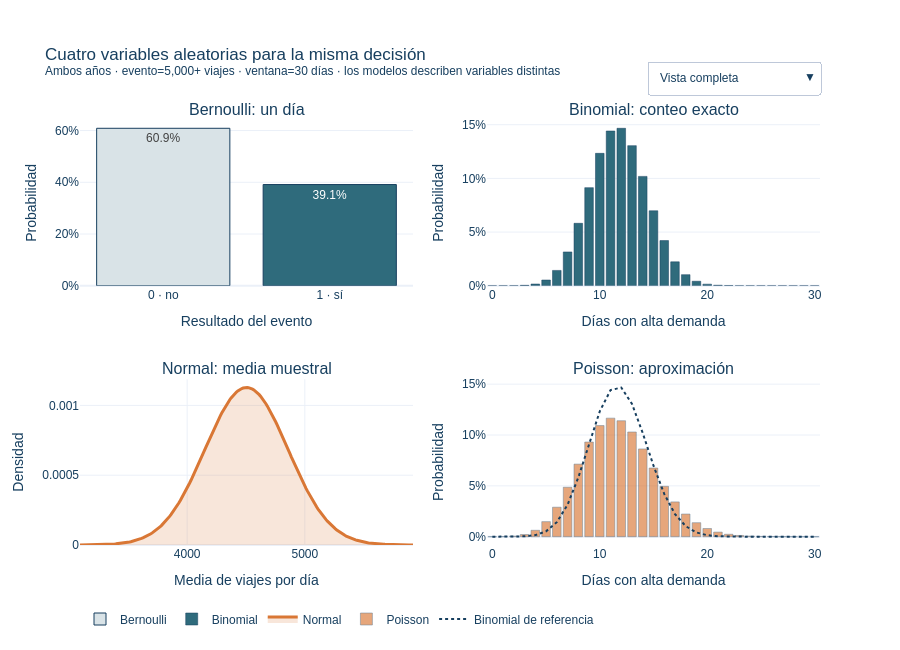

The code cell stored with this chart in its notebook:
### Code cell
# @title Explorar Variables aleatorias { display-mode: "form" }
assert len(parametros) == 4
k_bin, pmf_bin = binomial_values(n, p); k_poi, pmf_poi = poisson_values(n*p, n)
x_normal = np.linspace(media - 4*desviacion/np.sqrt(n), media + 4*desviacion/np.sqrt(n), 250)
y_normal = normal_pdf(x_normal, media, desviacion/np.sqrt(n))
fig = make_subplots(rows=2, cols=2, subplot_titles=("Bernoulli: un día", "Binomial: conteo exacto", "Normal: media muestral", "Poisson: aproximación"), vertical_spacing=.22)
fig.add_trace(go.Bar(x=[0, 1], y=[1-p, p], marker={"color": ["#D9E3E7", AZUL], "line": {"color": TINTA, "width": 1}}, text=[f"{1-p:.1%}", f"{p:.1%}"], textposition="auto", name="Bernoulli", hovertemplate="resultado=%{x}<br>P=%{y:.1%}<extra></extra>"), row=1, col=1)
fig.add_trace(go.Bar(x=k_bin, y=pmf_bin, marker={"color": AZUL, "line": {"color": TINTA, "width": .5}}, name="Binomial", hovertemplate="días=%{x}<br>P=%{y:.2%}<extra></extra>"), row=1, col=2)
fig.add_trace(go.Scatter(x=x_normal, y=y_normal, mode="lines", fill="tozeroy", line={"color": NARANJA, "width": 3}, fillcolor="rgba(217,119,53,.18)", name="Normal", hovertemplate="media=%{x:,.0f}<br>densidad=%{y:.5f}<extra></extra>"), row=2, col=1)
fig.add_trace(go.Bar(x=k_poi, y=pmf_poi, marker={"color": NARANJA, "line": {"color": TINTA, "width": .5}}, opacity=.65, name="Poisson", hovertemplate="días=%{x}<br>P=%{y:.2%}<extra></extra>"), row=2, col=2)
fig.add_trace(go.Scatter(x=k_bin, y=pmf_bin, mode="lines", line={"color": TINTA, "dash": "dot", "width": 2}, name="Binomial de referencia", hovertemplate="Binomial<br>días=%{x}<br>P=%{y:.2%}<extra></extra>"), row=2, col=2)
title = f"Cuatro variables aleatorias para la misma decisión<br><sup>{periodo} · evento={umbral:,}+ viajes · ventana={n} días · los modelos describen variables distintas</sup>"
buttons = [{"label": "Vista completa", "method": "update", "args": [{"opacity": [1, 1, 1, .65, 1]}, {"title.text": title}]}, {"label": "Resaltar exactas", "method": "update", "args": [{"opacity": [1, 1, .2, .2, .2]}, {"title.text": title.replace("Cuatro variables", "Bernoulli y binomial: variables exactas")}]}, {"label": "Resaltar aproximaciones", "method": "update", "args": [{"opacity": [.2, .2, 1, .8, 1]}, {"title.text": title.replace("Cuatro variables", "Normal y Poisson: aproximaciones") }]}]
fig.update_layout(template="plotly_white", height=650, title=title, legend={"orientation": "h", "y": -0.14}, margin={"t": 120, "b": 105}, font={"family": "Arial", "color": TINTA}, hoverlabel={"bgcolor": "#FFFFFF"}, updatemenus=[{"x": 1, "y": 1.14, "xanchor": "right", "buttons": buttons}])
fig.update_xaxes(title_text="Resultado del evento", tickmode="array", tickvals=[0, 1], ticktext=["0 · no", "1 · sí"], range=[-.5, 1.5], row=1, col=1); fig.update_yaxes(title_text="Probabilidad", tickformat=".0%", row=1, col=1)
fig.update_xaxes(title_text="Días con alta demanda", row=1, col=2); fig.update_yaxes(title_text="Probabilidad", tickformat=".0%", row=1, col=2)
fig.update_xaxes(title_text="Media de viajes por día", row=2, col=1); fig.update_yaxes(title_text="Densidad", row=2, col=1)
fig.update_xaxes(title_text="Días con alta demanda", row=2, col=2); fig.update_yaxes(title_text="Probabilidad", tickformat=".0%", row=2, col=2)
fig.show()


display(Markdown("**Lo que muestra:** Bernoulli representa si un día supera el umbral; binomial cuenta cuántos lo superan en 30 días; la normal aproxima la media de 30 días; Poisson aproxima un conteo con λ=11.7. Como p≈0.39 no es raro, la línea binomial recuerda que Poisson aquí es una aproximación, no una licencia para ignorar el mecanismo."))

### Figure 1 — Plotly figure (JSON) as saved in the notebook; plotly's stock layout.template omitted (floating-point values rounded to 4 significant figures; data arrays with more than 128 entries replaced by an {"elided": "..."} marker saying what was removed)
{"data": [{"hovertemplate": "resultado=%{x}<br>P=%{y:.1%}<extra></extra>", "marker": {"color": ["#D9E3E7", "#2F6B7C"], "line": {"color": "#173F5F", "width": 1}}, "name": "Bernoulli", "text": ["60.9%", "39.1%"], "textposition": "auto", "type": "bar", "x": [0, 1], "xaxis": "x", "y": [0.6088, 0.3912], "yaxis": "y"}, {"hovertemplate": "días=%{x}<br>P=%{y:.2%}<extra></extra>", "marker": {"color": "#2F6B7C", "line": {"color": "#173F5F", "width": 0.5}}, "name": "Binomial", "type": "bar", "x": [0, 1, 2, 3, 4, 5, 6, 7, 8, 9, 10, 11, 12, 13, 14, 15, 16, 17, 18, 19, 20, 21, 22, 23, 24, 25, 26, 27, 28, 29, 30], "xaxis": "x2", "y": [3.414e-07, 6.583e-06, 6.135e-05, 0.000368, 0.001596, 0.005335, 0.01429, 0.03148, 0.05817, 0.09139, 0.1233, 0.1441, 0.1467, 0.1305, 0.1019, 0.06983, 0.04207, 0.02227, 0.01034, 0.004196, 0.001483, 0.0004539, 0.0001193, 2.668e-05, 5.001e-06, 7.714e-07, 9.534e-08, 9.078e-09, 6.251e-10, 2.771e-11, 5.936e-13], "yaxis": "y2"}, {"fill": "tozeroy", "fillcolor": "rgba(217,119,53,.18)", "hovertemplate": "media=%{x:,.0f}<br>densidad=%{y:.5f}<extra></extra>", "line": {"color": "#D97735", "width": 3}, "mode": "lines", "name": "Normal", "type": "scatter", "x": {"elided": "250 float values"}, "xaxis": "x3", "y": {"elided": "250 float values"}, "yaxis": "y3"}, {"hovertemplate": "días=%{x}<br>P=%{y:.2%}<extra></extra>", "marker": {"color": "#D97735", "line": {"color": "#173F5F", "width": 0.5}}, "name": "Poisson", "opacity": 0.65, "type": "bar", "x": [0, 1, 2, 3, 4, 5, 6, 7, 8, 9, 10, 11, 12, 13, 14, 15, 16, 17, 18, 19, 20, 21, 22, 23, 24, 25, 26, 27, 28, 29, 30], "xaxis": "x4", "y": [7.99e-06, 9.378e-05, 0.0005504, 0.002153, 0.006318, 0.01483, 0.02901, 0.04865, 0.07138, 0.09309, 0.1093, 0.1166, 0.114, 0.103, 0.08632, 0.06754, 0.04955, 0.03421, 0.02231, 0.01378, 0.008087, 0.00452, 0.002412, 0.001231, 0.0006019, 0.0002826, 0.0001276, 5.545e-05, 2.325e-05, 9.409e-06, 3.681e-06], "yaxis": "y4"}, {"hovertemplate": "Binomial<br>días=%{x}<br>P=%{y:.2%}<extra></extra>", "line": {"color": "#173F5F", "dash": "dot", "width": 2}, "mode": "lines", "name": "Binomial de referencia", "type": "scatter", "x": [0, 1, 2, 3, 4, 5, 6, 7, 8, 9, 10, 11, 12, 13, 14, 15, 16, 17, 18, 19, 20, 21, 22, 23, 24, 25, 26, 27, 28, 29, 30], "xaxis": "x4", "y": [3.414e-07, 6.583e-06, 6.135e-05, 0.000368, 0.001596, 0.005335, 0.01429, 0.03148, 0.05817, 0.09139, 0.1233, 0.1441, 0.1467, 0.1305, 0.1019, 0.06983, 0.04207, 0.02227, 0.01034, 0.004196, 0.001483, 0.0004539, 0.0001193, 2.668e-05, 5.001e-06, 7.714e-07, 9.534e-08, 9.078e-09, 6.251e-10, 2.771e-11, 5.936e-13], "yaxis": "y4"}], "layout": {"annotations": [{"font": {"size": 16}, "showarrow": false, "text": "Bernoulli: un día", "x": 0.225, "xanchor": "center", "xref": "paper", "y": 1.0, "yanchor": "bottom", "yref": "paper"}, {"font": {"size": 16}, "showarrow": false, "text": "Binomial: conteo exacto", "x": 0.775, "xanchor": "center", "xref": "paper", "y": 1.0, "yanchor": "bottom", "yref": "paper"}, {"font": {"size": 16}, "showarrow": false, "text": "Normal: media muestral", "x": 0.225, "xanchor": "center", "xref": "paper", "y": 0.39, "yanchor": "bottom", "yref": "paper"}, {"font": {"size": 16}, "showarrow": false, "text": "Poisson: aproximación", "x": 0.775, "xanchor": "center", "xref": "paper", "y": 0.39, "yanchor": "bottom", "yref": "paper"}], "font": {"color": "#173F5F", "family": "Arial"}, "height": 650, "hoverlabel": {"bgcolor": "#FFFFFF"}, "legend": {"orientation": "h", "y": -0.14}, "margin": {"b": 105, "t": 120}, "title": {"text": "Cuatro variables aleatorias para la misma decisión<br><sup>Ambos años · evento=5,000+ viajes · ventana=30 días · los modelos describen variables distintas</sup>"}, "updatemenus": [{"buttons": [{"args": [{"opacity": [1, 1, 1, 0.65, 1]}, {"title.text": "Cuatro variables aleatorias para la misma decisión<br><sup>Ambos años · evento=5,000+ viajes · ventana=30 días · los modelos describen variables distintas</sup>"}], "label": "Vista completa", "method": "update"}, {"args": [{"opacity": [1, 1, 0.2, 0.2, 0.2]}, {"title.text": "Bernoulli y binomial: variables exactas aleatorias para la misma decisión<br><sup>Ambos años · evento=5,000+ viajes · ventana=30 días · los modelos describen variables distintas</sup>"}], "label": "Resaltar exactas", "method": "update"}, {"args": [{"opacity": [0.2, 0.2, 1, 0.8, 1]}, {"title.text": "Normal y Poisson: aproximaciones aleatorias para la misma decisión<br><sup>Ambos años · evento=5,000+ viajes · ventana=30 días · los modelos describen variables distintas</sup>"}], "label": "Resaltar aproximaciones", "method": "update"}], "x": 1, "xanchor": "right", "y": 1.14}], "xaxis": {"anchor": "y", "domain": [0.0, 0.45], "range": [-0.5, 1.5], "tickmode": "array", "ticktext": ["0 · no", "1 · sí"], "tickvals": [0, 1], "title": {"text": "Resultado del evento"}}, "xaxis2": {"anchor": "y2", "domain": [0.55, 1.0], "title": {"text": "Días con alta demanda"}}, "xaxis3": {"anchor": "y3", "domain": [0.0, 0.45], "title": {"text": "Media de viajes por día"}}, "xaxis4": {"anchor": "y4", "domain": [0.55, 1.0], "title": {"text": "Días con alta demanda"}}, "yaxis": {"anchor": "x", "domain": [0.61, 1.0], "tickformat": ".0%", "title": {"text": "Probabilidad"}}, "yaxis2": {"anchor": "x2", "domain": [0.61, 1.0], "tickformat": ".0%", "title": {"text": "Probabilidad"}}, "yaxis3": {"anchor": "x3", "domain": [0.0, 0.39], "title": {"text": "Densidad"}}, "yaxis4": {"anchor": "x4", "domain": [0.0, 0.39], "tickformat": ".0%", "title": {"text": "Probabilidad"}}}}
